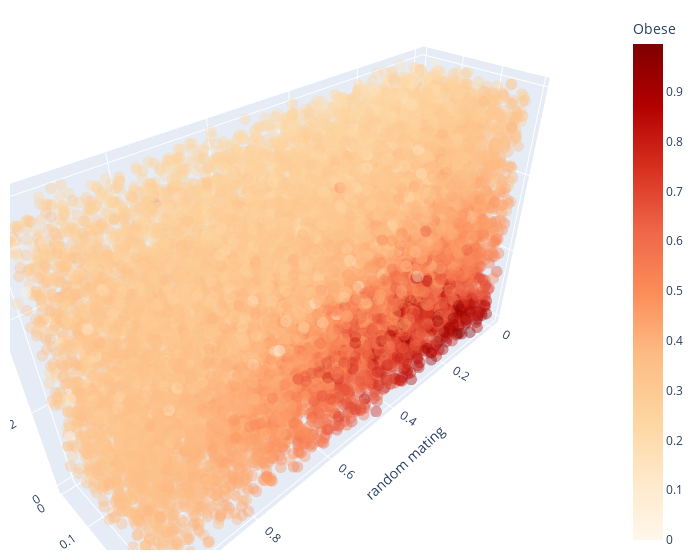

The notebook cell this image was saved under:
### Code cell
fig = px.scatter_3d(df, x='random_mating', y='fertility_factor', z='leakage',
              color='g4', color_continuous_scale = px.colors.sequential.OrRd)

fig.update_traces(marker=dict(size=4, opacity = 0.4),
                  selector=dict(mode='markers'))
fig.update_layout(scene = dict(
                    xaxis_title='random mating',
                    yaxis_title='fertility',
                    zaxis_title='leakage'),
                    width=700,
                    margin=dict(r=10, b=10, l=10, t=10), 
                    coloraxis_colorbar=dict(title="Obese")
                    )
fig.show()

### Figure 1 — Plotly figure (JSON) as saved in the notebook; plotly's stock layout.template omitted (floating-point values rounded to 4 significant figures; data arrays with more than 128 entries replaced by an {"elided": "..."} marker saying what was removed)
{"data": [{"hovertemplate": "random_mating=%{x}<br>fertility_factor=%{y}<br>leakage=%{z}<br>g4=%{marker.color}<extra></extra>", "legendgroup": "", "marker": {"color": {"elided": "16384 float values"}, "coloraxis": "coloraxis", "opacity": 0.4, "size": 4, "symbol": "circle"}, "mode": "markers", "name": "", "scene": "scene", "showlegend": false, "type": "scatter3d", "x": {"elided": "16384 float values"}, "y": {"elided": "16384 float values"}, "z": {"elided": "16384 float values"}}], "layout": {"coloraxis": {"colorbar": {"title": {"text": "Obese"}}, "colorscale": [[0, "rgb(255,247,236)"], [0.125, "rgb(254,232,200)"], [0.25, "rgb(253,212,158)"], [0.375, "rgb(253,187,132)"], [0.5, "rgb(252,141,89)"], [0.625, "rgb(239,101,72)"], [0.75, "rgb(215,48,31)"], [0.875, "rgb(179,0,0)"], [1, "rgb(127,0,0)"]]}, "legend": {"tracegroupgap": 0}, "margin": {"b": 10, "l": 10, "r": 10, "t": 10}, "scene": {"domain": {"x": [0, 1], "y": [0, 1]}, "xaxis": {"title": {"text": "random mating"}}, "yaxis": {"title": {"text": "fertility"}}, "zaxis": {"title": {"text": "leakage"}}}, "width": 700}}
